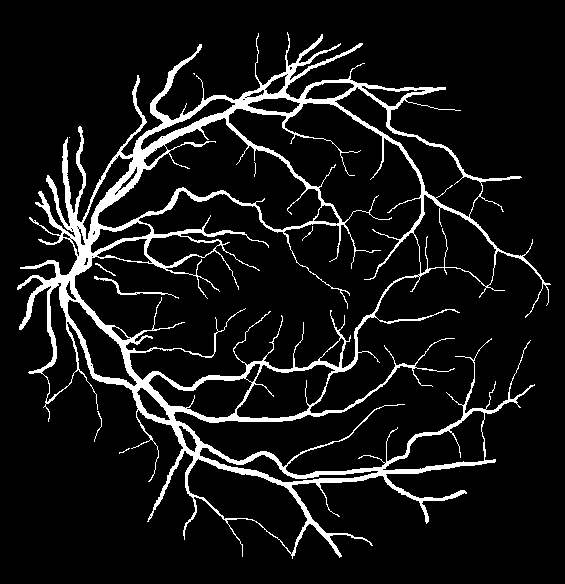
#> input picture label_images/1.tif, 565 x 584 px, found by its file name
$ jupyter execute --allow-errors IIP.ipynb
#> lines starting #> are read from the running program, lines starting #| are printed output that depends on the picture; after the words box and inside, x2 and y2 are one past the last pixel; in counts of white or black regions, pixels touching at a corner belong together
[cell 1]
import cv2
import os
import numpy as np
import matplotlib.pyplot as plt
import PIL
import random

[cell 2]
# Create mask
mask_path = r'.\mask_images'
mask = PIL.Image.open(os.path.join(mask_path, '1.tif'))
#> mask is the input picture: PIL image 565x584 L; 8.9% white; 9 white regions (4 under 20 px), largest, box (x1, y1, x2, y2) and area: (17, 32, 551, 559) 29119, (94, 276, 179, 299) 191, (95, 263, 116, 276) 38, (94, 411, 102, 442) 38, (302, 226, 313, 241) 20
mask = np.array(mask)
print(f'dtype: {mask.dtype}, shape: {mask.shape}, min: {np.min(mask)}, max: {np.max(mask)}')
#| dtype: uint8, shape: (584, 565), min: 0, max: 255
plt.imshow(mask, cmap='gray', vmin=0, vmax=255)

[cell 3]
# Create label
label_path = r'.\label_images'
label = PIL.Image.open(os.path.join(label_path, '1.tif'))
label = np.array(label)

[cell 4]
# Laplacian of Gaussian Filter
def Laplacian_Gaussian_Filter(image, sigma, size=None):
    # If size is not provided, it is calculated based on the sigma value
    if size is None:
        if sigma >= 1:
            size = int(6 * sigma + 1)
        else:
            size = 7

    # Ensure size is odd, so that the center of the kernel is at index (size-1)/2
    if size % 2 == 0:
        size += 1

    # Generate a meshgrid of coordinates, with the range from -size/2 to size/2 in both dimensions
    x, y = np.meshgrid(np.arange(-size//2+1, size//2+1), np.arange(-size//2+1, size//2+1))

    # Compute the kernel weights using Gaussian function
    kernel = -(1/(np.pi * sigma**4)) * (1 - ((x**2 + y**2) / (2 * sigma**2))) * np.exp(-(x**2 + y**2) / (2 * sigma**2))

    kernel = kernel / np.sum(np.abs(kernel))

    result = cv2.filter2D(image, -1, kernel)

    return result

[cell 5]
def local_enhancement(image, block_size=16, clip_limit=2.0):
    # Split the image into individual channels
    channels = cv2.split(image)

    # Create a CLAHE object using the specified clip_limit and block_size
    clahe = cv2.createCLAHE(clipLimit=clip_limit, tileGridSize=(block_size, block_size))

    # Apply CLAHE to the first (and only) channel of the input image
    enhanced_image = clahe.apply(channels[0])

    return enhanced_image

[cell 6]
boolean = 0.0000

def main():
    random.seed(0)
    fig = plt.figure(figsize=(15, 30))
    row = 5
    col = 2
    img_path = r'.\retina_images_01_10'
    img = cv2.imread(os.path.join(img_path,'1.tif'), cv2.IMREAD_COLOR)
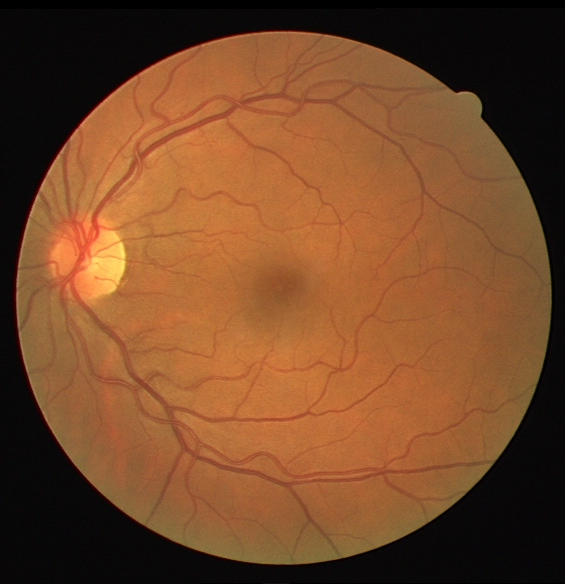
#> input picture retina_images_01_10/1.tif, 565 x 584 px, found by its file name
#> img is the input picture: shape (584, 565, 3); mean B, G, R 40.9, 72.7, 117.9
    imgGreen = img[:,:,1]
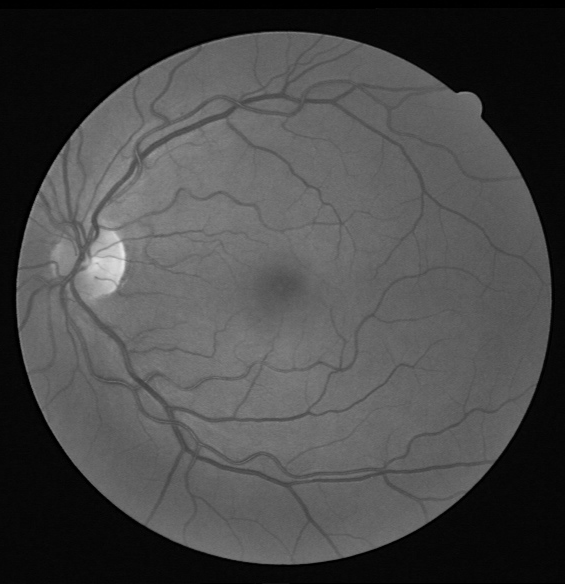
#> imgGreen: shape (584, 565); min 0, max 229, mean 72.7
    fig.add_subplot(row, col, 1)
    plt.imshow(imgGreen, cmap="gray")
    plt.title("Original Image")

    enhanced_img = local_enhancement(imgGreen)
#> in local_enhancement, `enhanced_image = clahe.apply(channels[0])`:
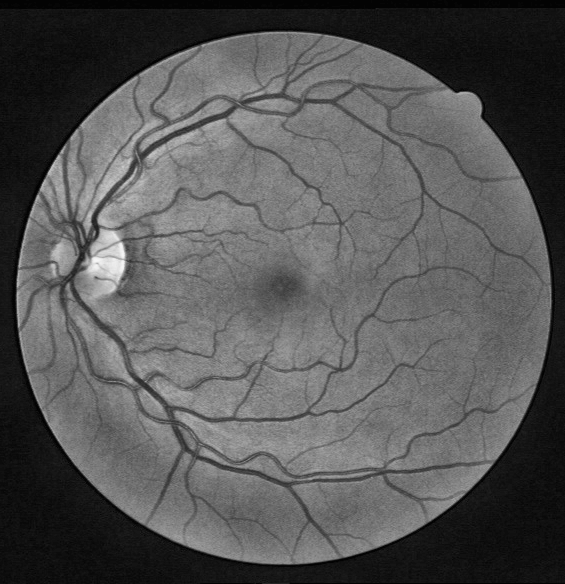
#> enhanced_image: shape (584, 565); min 1, max 246, mean 85.7
    fig.add_subplot(row, col, 2)
    plt.imshow(enhanced_img, cmap="gray")
    plt.title("Enhanced Image")

    filtered_img = Laplacian_Gaussian_Filter(enhanced_img, 3.0)
#> in Laplacian_Gaussian_Filter, `result = cv2.filter2D(image, -1, kernel)`:
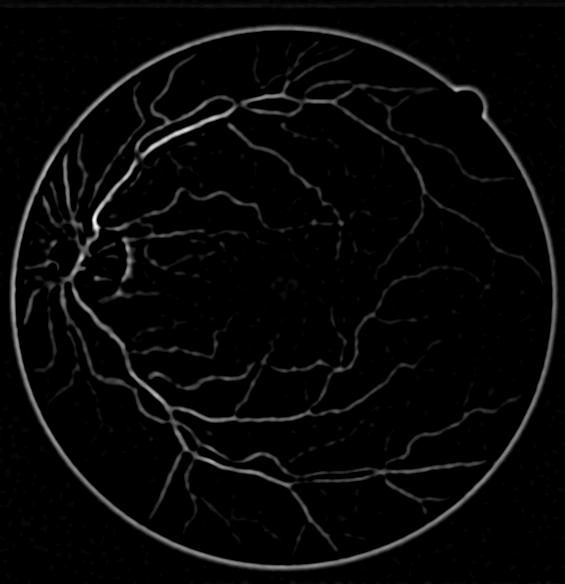
#> result: shape (584, 565); min 0, max 37, mean 1.1; drawn with min black and max white
    converted_img = cv2.convertScaleAbs(filtered_img)
    fig.add_subplot(row, col, 3)
    plt.imshow(converted_img, cmap="gray")
    plt.title("Converted Filtered Image")

    # Apply histogram equalization
    equalized_img = cv2.equalizeHist(converted_img)
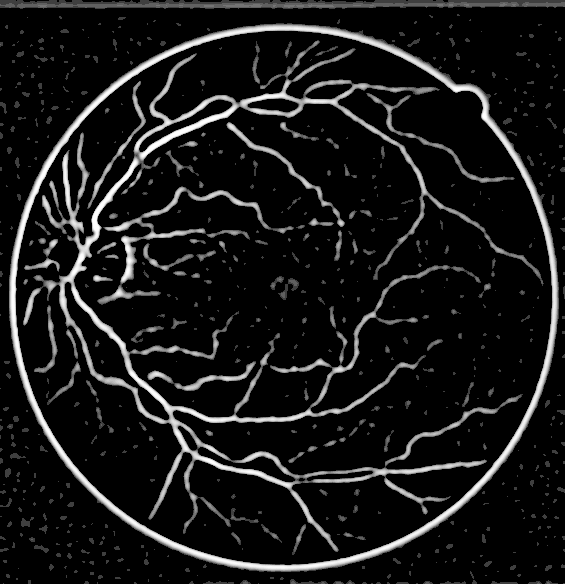
#> equalized_img: shape (584, 565); min 0, max 255, mean 23.9

    multiplied_img = np.multiply(equalized_img, mask / 255)
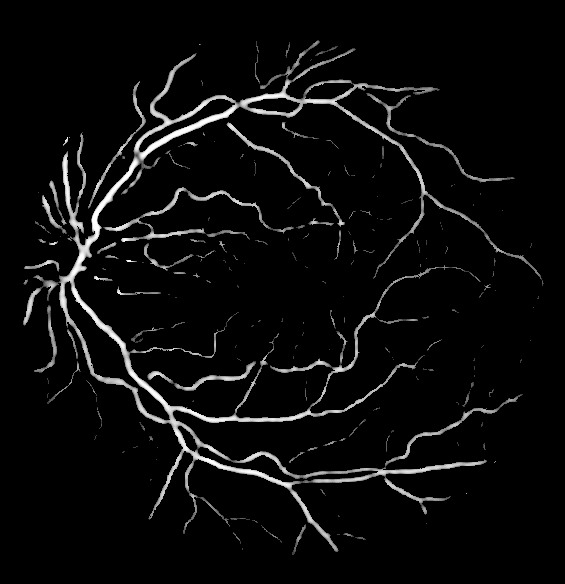
#> multiplied_img: shape (584, 565) float64; min 0, max 255, mean 11.2
    _,binary = cv2.threshold(multiplied_img, 125, 255, cv2.THRESH_BINARY)
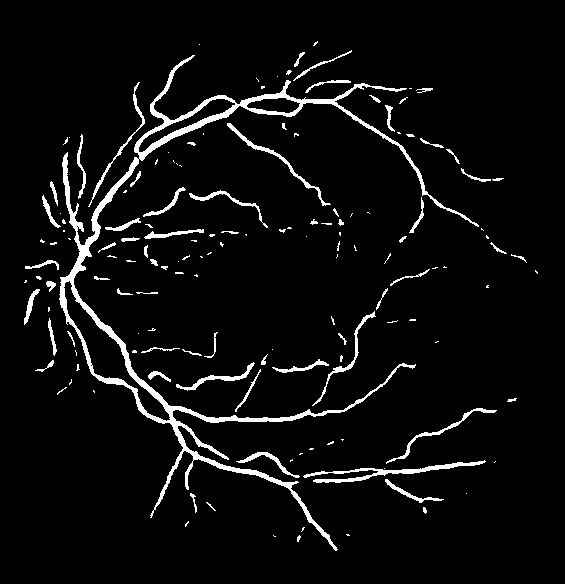
#> binary: shape (584, 565) float64; 5.1% white; 151 white regions (87 under 20 px), largest, box (x1, y1, x2, y2) and area: (59, 55, 479, 551) 9060, (303, 460, 486, 483) 859, (227, 123, 331, 206) 465
    boolean = binary > 0

    fig.add_subplot(row, col, 4)
    plt.imshow(multiplied_img,cmap='gray')
    plt.title("Multiplied Image")

    fig.add_subplot(row, col, 5)
    plt.imshow(boolean*255,cmap='gray')
    plt.title("Final Result")

if __name__ == "__main__":
    main()
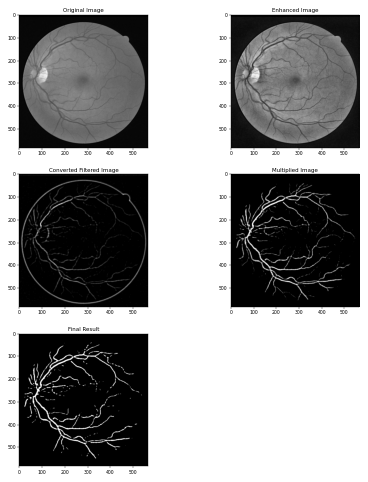
#> figure drawn by matplotlib, 5 panels

[cell 7]
TP = sum(sum((label==255) & (boolean==1) & (mask == 255)))
#> TP = 0
TN = sum(sum((label==0) & (boolean==0) & (mask == 255)))
#> TN = 0
FP = sum(sum((label==0) & (boolean==1) & (mask == 255)))
#> FP = 0
FN = sum(sum((label==255) & (boolean==0) & (mask == 255)))
#> FN = 29440
P = TP/(TP+FN)
#> P = 0
N = TN/(TN+FP)
#> N = nan
T = (TP+TN)/(TP+FN+TN+FP)
#> T = 0

[cell 8]
P
#> Out = 0

[cell 9]
N
#> Out = nan

[cell 10]
T
#> Out = 0

[cell 11]
img_path_1 = r'.\retina_images_01_10'
img_path_2 = r'.\retina_images_11_20'
mask_path = r'.\mask_images'
label_path = r'.\label_images'

P_total, N_total, T_total = 0., 0., 0.

#> (the rest of this cell did not finish here and is left out)


    filtered_img = Laplacian_Gaussian_Filter(enhanced_img, 3.0)
#> `TP = sum(sum((label==255) & (boolean==1) & (mask == 255)))`: TP = 16989
#> `FN = sum(sum((label==255) & (boolean==0) & (mask == 255)))`: FN = 12451
#> `P_total += TP/(TP+FN)`: P_total = 0.577
#> `N_total += TN/(TN+FP)`: N_total = nan
#> `T_total += (TP+TN)/(TP+FN+TN+FP)`: T_total = 0.577
#> pass 2 of the loop `for i in range(1, 21):`:
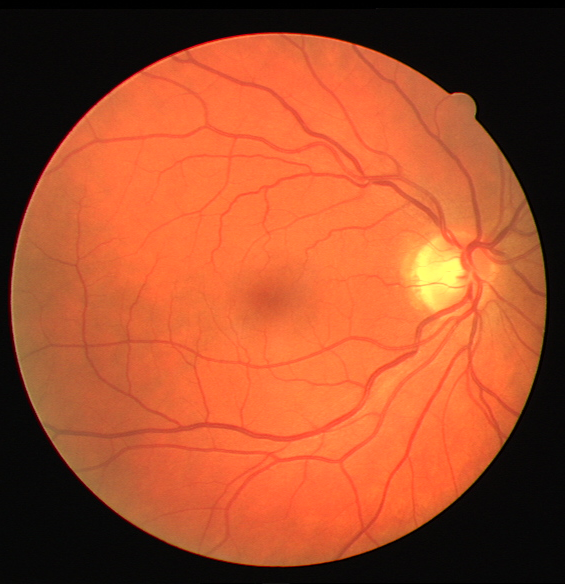
#> input picture retina_images_01_10/2.tif, 565 x 584 px, found by its file name
#> img is the input picture: shape (584, 565, 3); mean B, G, R 43.3, 77.4, 163.5
#> in local_enhancement (call 3), `enhanced_image = clahe.apply(channels[0])`:
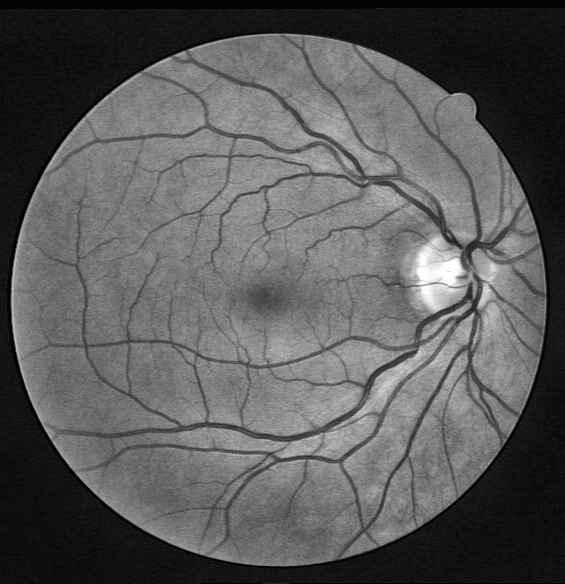
#> enhanced_image: shape (584, 565); min 1, max 255, mean 89.9
#> `_,binary = cv2.threshold(multiplied_img, 125, 255, cv2.THRESH_BINARY)`:
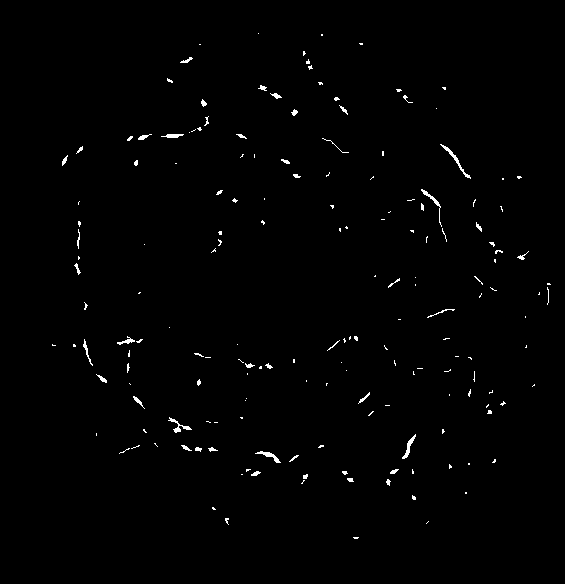
#> binary: shape (584, 565) float64; 0.84% white in thin lines or dots, all inside (x1, y1, x2, y2) = (52, 33, 551, 539)
    converted_img = cv2.convertScaleAbs(filtered_img)

    # Apply histogram equalization
    equalized_img = cv2.equalizeHist(converted_img)

    multiplied_img = np.multiply(equalized_img, mask / 255)
    _,binary = cv2.threshold(multiplied_img, 125, 255, cv2.THRESH_BINARY)
    boolean = binary > 0

    # Load the label
    label = np.array(PIL.Image.open(os.path.join(label_path,str(i)+'.tif')))

    TP = sum(sum((label==255) & (boolean==1) & (mask == 255)))
    TN = sum(sum((label==0) & (boolean==0) & (mask == 255)))
    FP = sum(sum((label==0) & (boolean==1) & (mask == 255)))
    FN = sum(sum((label==255) & (boolean==0) & (mask == 255)))
    P_total += TP/(TP+FN)
    N_total += TN/(TN+FP)
    T_total += (TP+TN)/(TP+FN+TN+FP)

print('P Average: ', P_total/20)
print('N Average: ', N_total/20)
print('T Average: ', T_total/20)
